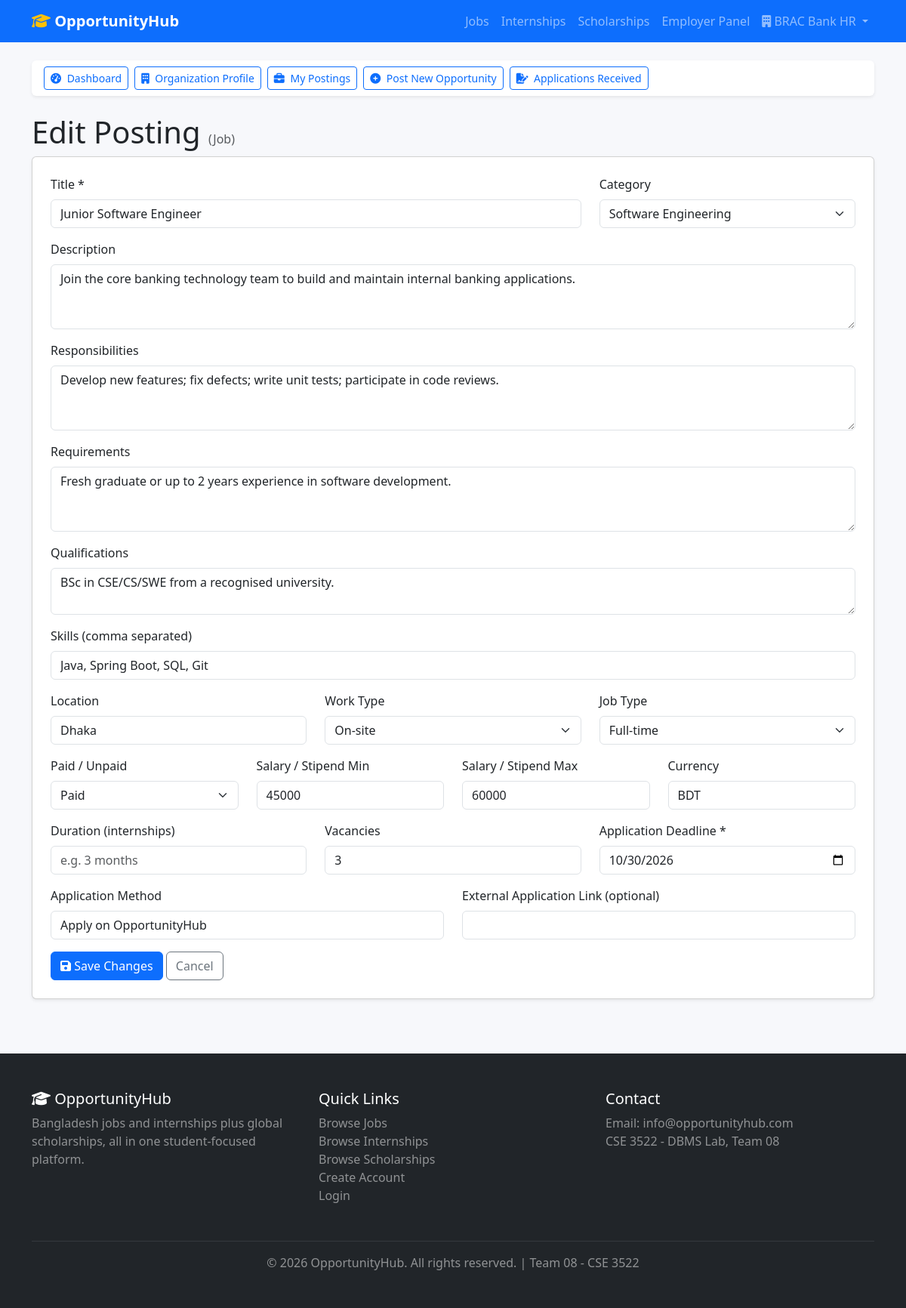
Page /pages/employer/edit-posting.php?id=1 (signed in) on the committed database.
### tables this page shows
CREATE TABLE users (
    user_id INT PRIMARY KEY AUTO_INCREMENT,
    name VARCHAR(100) NOT NULL,
    email VARCHAR(100) UNIQUE NOT NULL,
    password VARCHAR(255) NOT NULL,
    user_type ENUM('student', 'graduate', 'admin', 'employer', 'university') DEFAULT 'student',
    university VARCHAR(100),
    degree VARCHAR(50),
    field_of_study VARCHAR(100),
    skills TEXT,
    experience_years INT DEFAULT 0,
    preferred_country VARCHAR(50),
    preferred_field VARCHAR(100),
    phone VARCHAR(20),
    bio TEXT,
    profile_complete BOOLEAN DEFAULT FALSE,
    status ENUM('active', 'suspended') DEFAULT 'active',
    created_at TIMESTAMP DEFAULT CURRENT_TIMESTAMP,
    updated_at TIMESTAMP DEFAULT CURRENT_TIMESTAMP ON UPDATE CURRENT_TIMESTAMP,
    INDEX idx_email (email),
    INDEX idx_user_type (user_type)
);

CREATE TABLE postings (
    posting_id INT PRIMARY KEY AUTO_INCREMENT,
    organization_id INT NOT NULL,
    posting_type ENUM('Job','Internship') NOT NULL,
    title VARCHAR(200) NOT NULL,
    category_id INT,
    description TEXT,
    responsibilities TEXT,
    requirements TEXT,
    qualifications TEXT,
    skills VARCHAR(255),
    location VARCHAR(150),
    work_type ENUM('Remote','On-site','Hybrid') DEFAULT 'On-site',
    job_type ENUM('Full-time','Part-time','Contract','Temporary') DEFAULT 'Full-time',
    paid_status ENUM('Paid','Unpaid') DEFAULT 'Paid',
    salary_min INT,
    salary_max INT,
    salary_currency VARCHAR(10) DEFAULT 'BDT',
    duration VARCHAR(50),
    vacancies INT DEFAULT 1,
    application_deadline DATE NOT NULL,
    application_method VARCHAR(100) DEFAULT 'Apply on OpportunityHub',
    application_link VARCHAR(255),
    posting_status ENUM('Pending','Active','Rejected','Closed','Expired') DEFAULT 'Pending',
    views INT DEFAULT 0,
    posted_at TIMESTAMP DEFAULT CURRENT_TIMESTAMP,
    updated_at TIMESTAMP DEFAULT CURRENT_TIMESTAMP ON UPDATE CURRENT_TIMESTAMP,
    FOREIGN KEY (organization_id) REFERENCES organizations(organization_id) ON DELETE CASCADE,
    FOREIGN KEY (category_id) REFERENCES categories(category_id) ON DELETE SET NULL,
    INDEX idx_posting_type (posting_type),
    INDEX idx_posting_status (posting_status),
    INDEX idx_posting_deadline (application_deadline),
    INDEX idx_posting_location (location),
    FULLTEXT INDEX ft_posting_search (title, description, skills)
);

CREATE TABLE categories (
    category_id INT PRIMARY KEY AUTO_INCREMENT,
    category_name VARCHAR(100) NOT NULL UNIQUE,
    created_at TIMESTAMP DEFAULT CURRENT_TIMESTAMP
);

### includes/functions.php (called while the page is built, shortened)
<?php
function isLoggedIn() {
    return isset($_SESSION['user_id']);
}
function isAdmin() {
    return isset($_SESSION['user_type']) && $_SESSION['user_type'] === 'admin';
}
function currentUser() {
    global $conn;
    $stmt = $conn->prepare("SELECT * FROM users WHERE user_id = ?");
    $stmt->bind_param("i", $_SESSION['user_id']);
    $stmt->execute();
    return $stmt->get_result()->fetch_assoc();
}
function e($string) {
    return htmlspecialchars($string ?? '', ENT_QUOTES, 'UTF-8');
}
function isEmployer() {
    return isset($_SESSION['user_type']) && $_SESSION['user_type'] === 'employer';
}
function getAllCategories() {
    global $conn;
    $res = $conn->query("SELECT * FROM categories ORDER BY category_name ASC");
    return $res->fetch_all(MYSQLI_ASSOC);
}
function getPostingById($posting_id) {
    global $conn;
    $stmt = $conn->prepare("SELECT p.*, o.org_name, o.location AS org_location, o.website AS org_website,
                                    o.status AS org_status, o.user_id AS org_owner_id, o.description AS org_description,
                                    c.category_name
                             FROM postings p
                             INNER JOIN organizations o ON p.organization_id = o.organization_id
                             LEFT JOIN categories c ON p.category_id = c.category_id
                             WHERE p.posting_id = ?");
    $stmt->bind_param("i", $posting_id);
    $stmt->execute();
    return $stmt->get_result()->fetch_assoc();
}

### pages/employer/posting-form-fields.php (the view, shortened to what this page needs)
<?php
$g = function ($key) use ($f) { $v = $f[$key] ?? ''; return e($v === null ? '' : (string)$v); };
$sel = function ($key, $val) use ($f) { return (($f[$key] ?? '') === $val) ? 'selected' : ''; };
?>
<div class="row">
  <div class="col-md-8 mb-3">
    <label class="form-label">Title *</label>
    <input type="text" class="form-control" name="title" value="<?php echo $g('title'); ?>" required>
  </div>
  <div class="col-md-4 mb-3">
    <label class="form-label">Category</label>
    <select class="form-select" name="category_id">
      <?php foreach ($categories as $c): ?>
        <option value="<?php echo (int)$c['category_id']; ?>" <?php echo ((int)($f['category_id'] ?? 0) === (int)$c['category_id']) ? 'selected' : ''; ?>>
          <?php echo e($c['category_name']); ?>
        </option>
      <?php endforeach; ?>
    </select>
  </div>
  <div class="col-12 mb-3">
    <label class="form-label">Description</label>
    <textarea class="form-control" name="description" rows="3"><?php echo $g('description'); ?></textarea>
  </div>
  <div class="col-12 mb-3">
    <label class="form-label">Responsibilities</label>
    <textarea class="form-control" name="responsibilities" rows="3"><?php echo $g('responsibilities'); ?></textarea>
  </div>
  <div class="col-12 mb-3">
    <label class="form-label">Requirements</label>
    <textarea class="form-control" name="requirements" rows="3"><?php echo $g('requirements'); ?></textarea>
  </div>
  <div class="col-12 mb-3">
    <label class="form-label">Qualifications</label>
    <textarea class="form-control" name="qualifications" rows="2"><?php echo $g('qualifications'); ?></textarea>
  </div>
  <div class="col-12 mb-3">
    <label class="form-label">Skills (comma separated)</label>
    <input type="text" class="form-control" name="skills" value="<?php echo $g('skills'); ?>" placeholder="e.g. PHP, MySQL, Bootstrap">
  </div>
  <div class="col-md-4 mb-3">
    <label class="form-label">Location</label>
    <input type="text" class="form-control" name="location" value="<?php echo $g('location'); ?>" placeholder="e.g. Dhaka">
  </div>
  <div class="col-md-4 mb-3">
    <label class="form-label">Work Type</label>
    <select class="form-select" name="work_type">
      <?php foreach (['On-site','Remote','Hybrid'] as $w): ?>
        <option value="<?php echo $w; ?>" <?php echo $sel('work_type', $w); ?>><?php echo $w; ?></option>
      <?php endforeach; ?>
    </select>
  </div>
  <div class="col-md-4 mb-3">
    <label class="form-label">Job Type</label>
    <select class="form-select" name="job_type">
      <?php foreach (['Full-time','Part-time','Contract','Temporary'] as $j): ?>
        <option value="<?php echo $j; ?>" <?php echo $sel('job_type', $j); ?>><?php echo $j; ?></option>
      <?php endforeach; ?>
    </select>
  </div>
  <div class="col-md-3 mb-3">
    <label class="form-label">Paid / Unpaid</label>
    <select class="form-select" name="paid_status">
      <?php foreach (['Paid','Unpaid'] as $p): ?>
        <option value="<?php echo $p; ?>" <?php echo $sel('paid_status', $p); ?>><?php echo $p; ?></option>
      <?php endforeach; ?>
    </select>
  </div>
  <div class="col-md-3 mb-3">
    <label class="form-label">Salary / Stipend Min</label>
    <input type="number" min="0" class="form-control" name="salary_min" value="<?php echo $g('salary_min'); ?>">
  </div>
  <div class="col-md-3 mb-3">
    <label class="form-label">Salary / Stipend Max</label>
    <input type="number" min="0" class="form-control" name="salary_max" value="<?php echo $g('salary_max'); ?>">
  </div>
  <div class="col-md-3 mb-3">
    <label class="form-label">Currency</label>
    <input type="text" class="form-control" name="salary_currency" value="<?php echo e($f['salary_currency'] ?? 'BDT'); ?>">
  </div>
  <div class="col-md-4 mb-3">
    <label class="form-label">Duration (internships)</label>
    <input type="text" class="form-control" name="duration" value="<?php echo $g('duration'); ?>" placeholder="e.g. 3 months">
  </div>
  <div class="col-md-4 mb-3">
    <label class="form-label">Vacancies</label>
    <input type="number" min="1" class="form-control" name="vacancies" value="<?php echo e($f['vacancies'] ?? 1); ?>">
  </div>
  <div class="col-md-4 mb-3">
    <label class="form-label">Application Deadline *</label>
    <input type="date" class="form-control" name="application_deadline" value="<?php echo $g('application_deadline'); ?>" required>
  </div>
  <div class="col-md-6 mb-3">
    <label class="form-label">Application Method</label>
    <input type="text" class="form-control" name="application_method" value="<?php echo e($f['application_method'] ?? 'Apply on OpportunityHub'); ?>">
  </div>
  <div class="col-md-6 mb-3">
    <label class="form-label">External Application Link (optional)</label>
    <input type="url" class="form-control" name="application_link" value="<?php echo $g('application_link'); ?>">
  </div>
</div>

### includes/header.php (shortened to what this page needs)
<?php
$currentUserData = isLoggedIn() ? currentUser() : null;
?>
<!DOCTYPE html>
<html lang="en">
<head>
    <link href="https://cdnjs.cloudflare.com/ajax/libs/bootstrap/5.3.0/css/bootstrap.min.css" rel="stylesheet">
    <link href="https://cdnjs.cloudflare.com/ajax/libs/font-awesome/6.4.0/css/all.min.css" rel="stylesheet">
    <link rel="stylesheet" href="<?php echo BASE_URL; ?>/css/style.css">
</head>
<body>
<nav class="navbar navbar-expand-lg navbar-dark bg-primary sticky-top">
    <div class="container">
        <a class="navbar-brand fw-bold" href="<?php echo BASE_URL; ?>/pages/index.php">
            <i class="fas fa-graduation-cap"></i> OpportunityHub
        </a>
        <div class="collapse navbar-collapse" id="navbarNav">
            <ul class="navbar-nav ms-auto align-items-lg-center">
                <li class="nav-item">
                    <a class="nav-link" href="<?php echo BASE_URL; ?>/pages/jobs.php">Jobs</a>
                </li>
                <li class="nav-item">
                    <a class="nav-link" href="<?php echo BASE_URL; ?>/pages/internships.php">Internships</a>
                </li>
                <li class="nav-item">
                    <a class="nav-link" href="<?php echo BASE_URL; ?>/pages/scholarships.php">Scholarships</a>
                </li>
                <?php if (isLoggedIn() && isAdmin()): ?>
                    <li class="nav-item">
                        <a class="nav-link" href="<?php echo BASE_URL; ?>/pages/admin/dashboard.php">Admin Panel</a>
                    </li>
                    <li class="nav-item">
                        <a class="nav-link" href="<?php echo BASE_URL; ?>/pages/logout.php">Logout</a>
                    </li>
                <?php elseif (isLoggedIn() && isEmployer()): ?>
                    <li class="nav-item">
                        <a class="nav-link" href="<?php echo BASE_URL; ?>/pages/employer/dashboard.php">Employer Panel</a>
                    </li>
                    <li class="nav-item dropdown">
                        <a class="nav-link dropdown-toggle" href="#" role="button" data-bs-toggle="dropdown">
                            <i class="fas fa-building"></i> <?php echo e($currentUserData['name'] ?? 'Account'); ?>
                        </a>
                    </li>
                <?php endif; ?>
            </ul>
        </div>
    </div>
</nav>

### pages/employer/edit-posting.php (shortened to what this page needs)
<?php
require_once '../../config/database.php';
require_once '../../includes/functions.php';
$id = (int) ($_GET['id'] ?? $_POST['posting_id'] ?? 0);
$posting = getPostingById($id);
$categories = getAllCategories();
$f = $posting;
include '../../includes/header.php';
include '../../includes/employer-nav.php';
?>
<div class="container py-4">
  <h1>Edit Posting <small class="text-muted fs-6">(<?php echo e($posting['posting_type']); ?>)</small></h1>
  <form method="POST" class="card shadow-sm p-4">
    <?php include 'posting-form-fields.php'; ?>
    <div>
      <button type="submit" class="btn btn-primary"><i class="fas fa-save"></i> Save Changes</button>
      <a href="my-postings.php" class="btn btn-outline-secondary">Cancel</a>
    </div>
  </form>
</div>
<?php include '../../includes/footer.php'; ?>

### css/style.css (style rules this page uses)
body { font-family: 'Segoe UI', Tahoma, Geneva, Verdana, sans-serif; background-color: #f7f8fb; }
.navbar-brand i { color: #ffc107; }

### rows in the picture
users: name "BRAC Bank HR"
postings: posting_type "Job", title "Junior Software Engineer", category_id "Software Engineering", description "Join the core banking technology team to build and maintain internal banking applications.", responsibilities "Develop new features; fix defects; write unit tests; participate in code reviews.", requirements "Fresh graduate or up to 2 years experience in software development.", qualifications "BSc in CSE/CS/SWE from a recognised university.", skills "Java, Spring Boot, SQL, Git", location "Dhaka", salary_min "45000", salary_max "60000", salary_currency "BDT", vacancies "3", application_deadline "10/30/2026", application_method "Apply on OpportunityHub"

### other values in the picture
$meta[1] "Dashboard"
$meta[1] "Organization Profile"
$meta[1] "My Postings"
$meta[1] "Post New Opportunity"
$meta[1] "Applications Received"
form field work_type "On-site"
form field job_type "Full-time"
form field paid_status "Paid"
